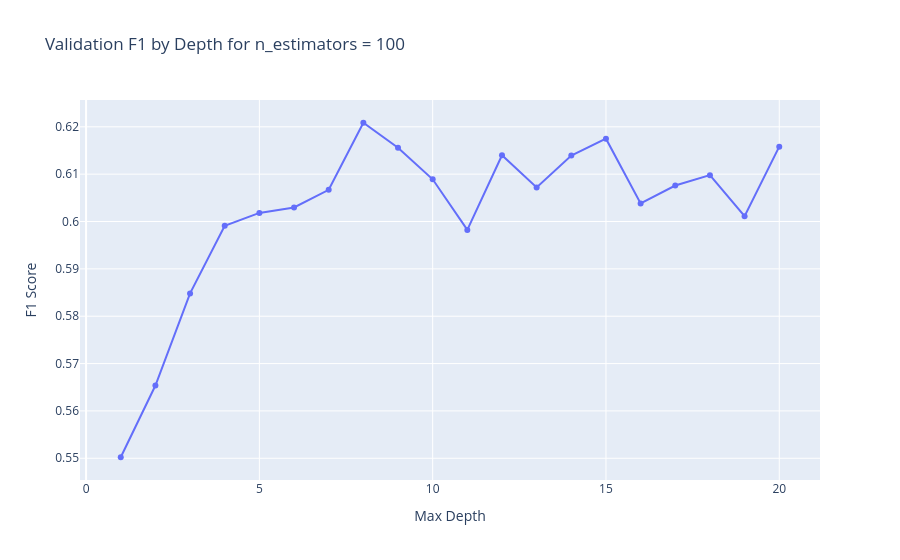

The notebook cell this image was saved under:
### Markdown cell above
#### 4.2.1 - Model Class Weight Parameter

### Code cell
model_rfc_we, n_estimators, depth, f1_rfc_we, roc_auc_rfc_we = rfc_optimizer(
    features_train_le,
    target_train_le,
    features_val_le,
    target_val_le,
    weight='balanced'
)

scores_df.loc[len(scores_df)] = [
    'model_rfc_we', 
    n_estimators, 
    depth,
    f1_rfc_we,
    roc_auc_rfc_we]

### Figure 1 — Plotly figure (JSON) as saved in the notebook; plotly's stock layout.template omitted (floating-point values rounded to 4 significant figures)
{"data": [{"hovertemplate": "Max Depth=%{x}<br>F1 Score=%{y}<extra></extra>", "legendgroup": "", "line": {"color": "#636efa", "dash": "solid"}, "marker": {"symbol": "circle"}, "mode": "lines+markers", "name": "", "orientation": "v", "showlegend": false, "type": "scatter", "x": [1.0, 2.0, 3.0, 4.0, 5.0, 6.0, 7.0, 8.0, 9.0, 10.0, 11.0, 12.0, 13.0, 14.0, 15.0, 16.0, 17.0, 18.0, 19.0, 20.0], "xaxis": "x", "y": [0.5502, 0.5654, 0.5848, 0.5991, 0.6018, 0.603, 0.6067, 0.6209, 0.6156, 0.6089, 0.5982, 0.614, 0.6072, 0.6139, 0.6175, 0.6038, 0.6076, 0.6098, 0.6011, 0.6158], "yaxis": "y"}], "layout": {"legend": {"tracegroupgap": 0}, "title": {"text": "Validation F1 by Depth for n_estimators = 100"}, "xaxis": {"anchor": "y", "domain": [0, 1], "title": {"text": "Max Depth"}}, "yaxis": {"anchor": "x", "domain": [0, 1], "title": {"text": "F1 Score"}}}}
